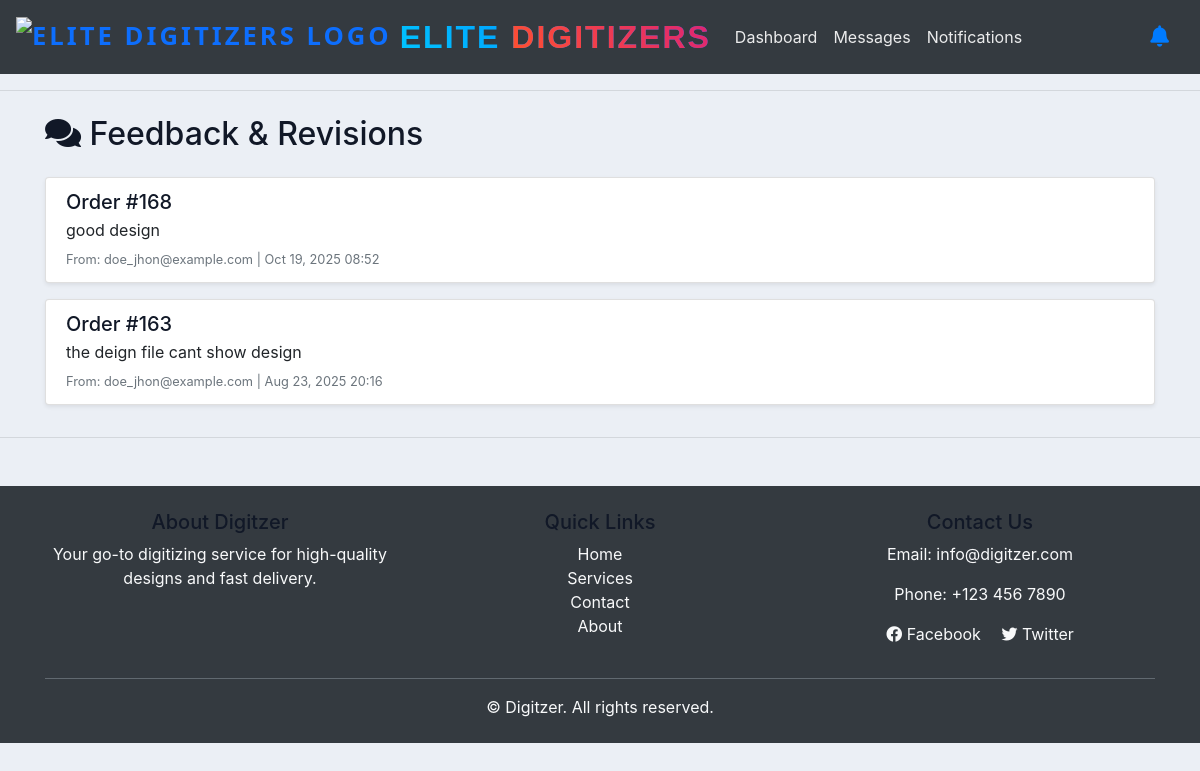
/designer/feedback/ (signed in), run on an earlier commit of the app's database.
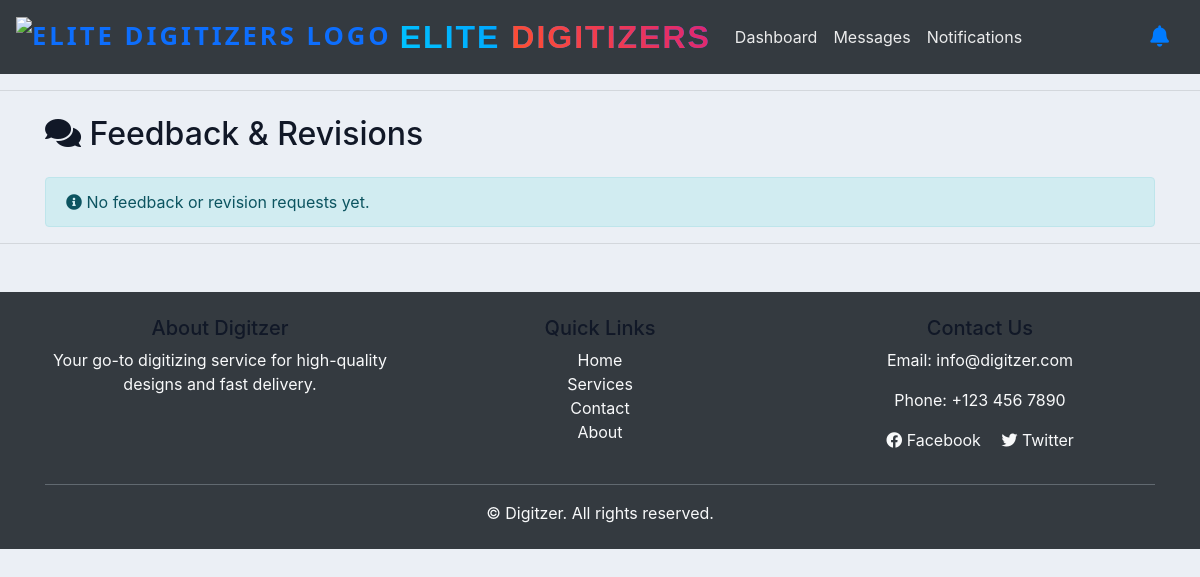
And on a later commit of the database.
### accounts/models.py (models this page shows, shortened)
class Feedback(models.Model):
    order = models.ForeignKey(Order, on_delete=models.CASCADE, related_name="feedbacks")
    customer = models.ForeignKey(User, on_delete=models.CASCADE)
    message = models.TextField()
    created_at = models.DateTimeField(auto_now_add=True)

class Order(models.Model):
    STATUS = (
        ('Pending', 'Pending'),
        ('Out for delivery', 'Out for delivery'),
        ('Delivered', 'Delivered'),
        ('Quote Requested', 'Quote Requested'),
        ('Active', 'Active'),
        ('Completed', 'Completed'),
        ('Released', 'Released'),
    )
    ORDER_TYPE = (
        ('Digitizing', 'Digitizing'),
        ('Vector', 'Vector'),
        ('Patch', 'Patch'),
        ('Quote', 'Quote'),
    )
    PAYMENT_STATUS = (
        ('Pending', 'Pending'),
        ('Paid', 'Paid'),
        ('Refunded', 'Refunded'),
    )
    REVIEW_STATUS = (
    ('Pending', 'Pending'),
    ('Approved', 'Approved'),
    ('Rejected', 'Rejected'),
    )
    PLACEMENT_CHOICES = [
        ('Apron', 'Apron'),
        ('Bags', 'Bags'),
        ('Cap', 'Cap'),
        ('Cap Side', 'Cap Side'),
        ('Cap Back', 'Cap Back'),
        ('Chest', 'Chest'),
        ('Gloves', 'Gloves'),
        ('Jacket Back', 'Jacket Back'),
        ('Patches', 'Patches'),
        ('Sleeve', 'Sleeve'),
        ('Towel', 'Towel'),
        ('Visor', 'Visor'),
        ('Other', 'Other'),
    ]
    FABRIC_CHOICES = [
        ('Blanket', 'Blanket'),
        ('Canvas', 'Canvas'),
        ('Canis', 'Canis'),
        ('Cotton Woven', 'Cotton Woven'),
        ('Denim', 'Denim'),
        ('Felt', 'Felt'),
        ('Flannel', 'Flannel'),
        ('Fleece', 'Fleece'),
        ('Leather', 'Leather'),
        ('Nylon', 'Nylon'),
        ('Pique', 'Pique'),
        ('Polyester', 'Polyester'),
        ('Silk', 'Silk'),
        ('Single Jersey', 'Single Jersey'),
        ('Towel', 'Towel'),
        ('Twill', 'Twill'),
        ('Other', 'Other'),
    ]
    FORMAT_CHOICES = [
        ('100', '100'),
        ('cdr', 'cdr'),
        ('cdn', 'cdn'),
        ('dsb', 'dsb'),
        ('dst', 'dst'),
        ('dsz', 'dsz'),
        ('emb', 'emb'),
        ('exp', 'exp'),
        ('jef', 'jef'),
        ('ksm', 'ksm'),
        ('ofm', 'ofm'),
        ('pes', 'pes'),
        ('pxf', 'pxf'),
        ('pof', 'pof'),
        ('tap', 'tap'),
        ('xxx', 'xxx'),
        ('other', 'Other'),
    ]
    customer = models.ForeignKey(Customer, on_delete=models.CASCADE)
    order_type = models.ForeignKey(Product, null=True, on_delete=models.SET_NULL)
    Order_name_PO = models.CharField(max_length=50,  null=True, blank=True)# change this to Order_name/PO for patch name patch type
    date_created = models.DateTimeField(auto_now_add=True, null=True)
    status = models.CharField(max_length=200, null=True, choices=STATUS)
    Additional_information = models.TextField(blank=True, null=True)
    design_file = models.FileField(upload_to='designs/', null=True, blank=True)
    invoice_file = models.FileField(upload_to='invoices/', null=True, blank=True)
    quantity = models.PositiveIntegerField(default=1)
    fabric_material = models.CharField(max_length=100, blank=True, null=True, choices=FABRIC_CHOICES)
    Required_Format = models.CharField(max_length=100, blank=True, null=True, default='DST', choices=FORMAT_CHOICES)
    urgent = models.BooleanField(default=False)
    price = models.DecimalField(max_digits=10, decimal_places=2, blank=True, null=True, default=0.00)
    Height = models.CharField(max_length=100, blank=True, null=True, default='standard')
    Width = models.CharField(max_length=100, blank=True, null=True, default='standard')
    total_colors = models.PositiveIntegerField(null=True ,blank=True)
    turnaround_time = models.CharField(max_length=100, blank=True, null=True)
    placement = models.CharField(max_length=100, blank=True, null=True, choices=PLACEMENT_CHOICES)
    released = models.BooleanField(default=False)  # For release_projects
    payment_status = models.CharField(max_length=20, choices=PAYMENT_STATUS, default='Pending')  # For follow-up payments
    date_completed = models.DateTimeField(null=True, blank=True)  # Optional: track completion time
    review_status = models.CharField(max_length=20, choices=REVIEW_STATUS, default='Pending')
    review_comment = models.TextField(blank=True, null=True)
    design_file = models.FileField(upload_to='designs/', blank=True, null=True)# limated size 2MB
    assigned_sale_reps = models.ForeignKey(
        SalesRepresentative,
        on_delete=models.SET_NULL,
        null=True,
        blank=True,
        related_name='sales_rep_orders'
    )
    assigned_designer = models.ForeignKey(
        User,
        on_delete=models.SET_NULL,
        null=True,
        blank=True,
        related_name='designer_orders'
    )

### accounts/views.py (the view)
# urls.py: path("designer/feedback/", views.designer_feedback, name="designer_feedback"),
@login_required
def designer_feedback(request):
    feedbacks = Feedback.objects.filter(order__assigned_designer=request.user).order_by('-created_at')
    return render(request, "accounts/designer_feedback.html", {"feedbacks": feedbacks})

### templates/accounts/designer_feedback.html
{% extends "accounts/main.html" %}
{% block content %}
<div class="container mt-4">
    <h2 class="mb-4"><i class="fas fa-comments"></i> Feedback & Revisions</h2>
    {% if feedbacks %}
        <div class="list-group">
            {% for feedback in feedbacks %}
                <div class="list-group-item mb-3 shadow-sm rounded">
                    <h5 class="mb-1">Order #{{ feedback.order.id }}</h5>
                    <p class="mb-1">{{ feedback.message }}</p>
                    <small class="text-muted">
                        From: {{ feedback.customer.username }} |
                        {{ feedback.created_at|date:"M d, Y H:i" }}
                    </small>
                </div>
            {% endfor %}
        </div>
    {% else %}
        <div class="alert alert-info">
            <i class="fas fa-info-circle"></i> No feedback or revision requests yet.
        </div>
    {% endif %}
</div>
{% endblock %}

What changed in the data, as far as the page shows it:
removed Feedback: order.id "168", message "good design", customer.username "doe_jhon@example.com", created_at "Oct 19, 2025 08:52"
removed Feedback: order.id "163", message "the deign file cant show design", customer.username "doe_jhon@example.com", created_at "Aug 23, 2025 20:16"
Also different on the page:
text now shown: "No feedback or revision requests yet."
